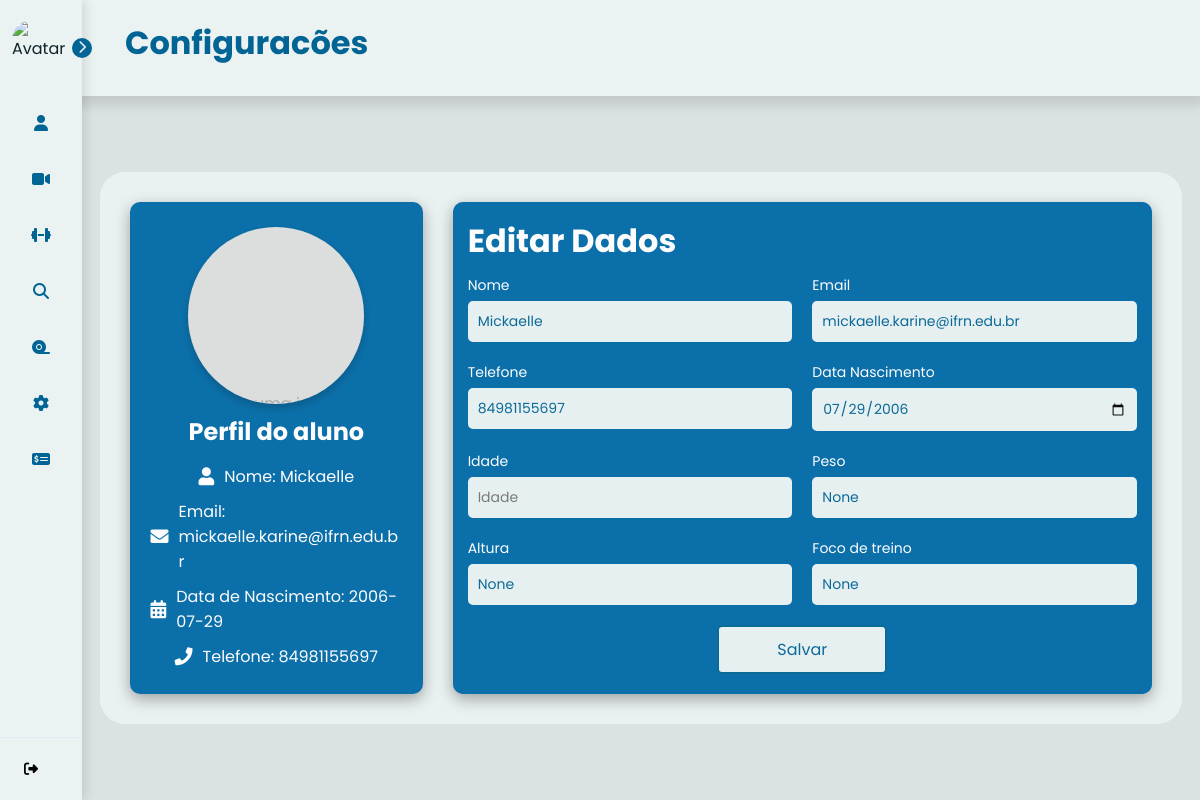
/configuracoes (signed in), run on an earlier commit of the app's database.
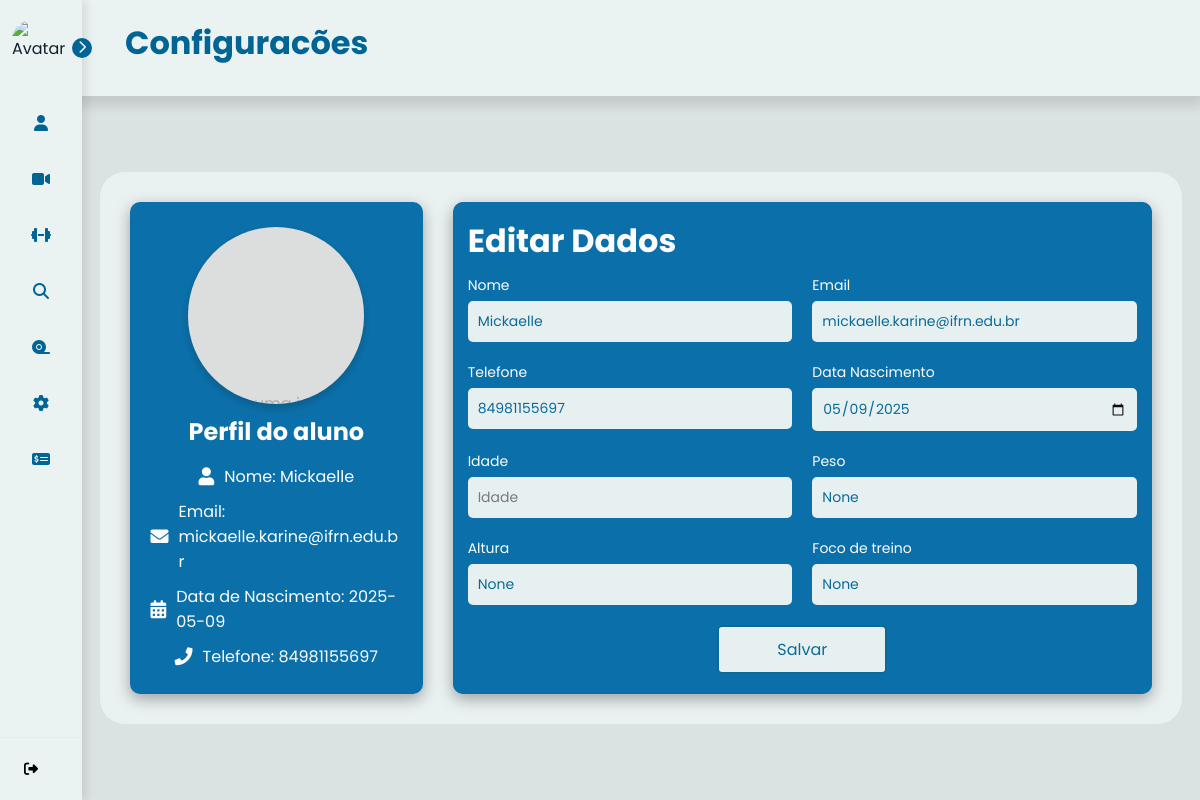
And on a later commit of the database.
### tables this page shows
CREATE TABLE users (
    use_id INTEGER PRIMARY KEY AUTOINCREMENT,
    use_nome TEXT NOT NULL,
    use_senha TEXT NOT NULL,
    use_email TEXT NOT NULL,
    use_telefone TEXT NOT NULL,
    use_data_nascimento DATE NOT NULL,
    use_genero TEXT NOT NULL,
    use_tipo_usuario TEXT NOT NULL,
    use_dias_treino INT,
    use_horario_treino TIME,
    use_dias_trabalho INT ,
    use_horario_trabalho TIME,
    use_idade INT,
    use_peso FLOAT,
    use_altura FLOAT,
    use_foco_treino VARCHAR(90), /*foco do treino que o aluno quer desenvolver*/
    use_tipo_treino VARCHAR(90), /*tipo do treino que o personal gosta de ensinar*/
    use_contador INTEGER DEFAULT 0
);

### controllers/ProfileController.py (the view, shortened to what this page needs)
@profile_bp.route('/configuracoes', methods=['GET', 'POST'])
@login_required
def configuracoes():
    userid = current_user.get_id()
    user = User.get(userid)
    um_user = User.one(userid)
    return render_template('configuracoes.html', user=um_user, user_info=user)

### app.py (called while the page is built)
@login_manager.user_loader
def load_user(user_id):
    return User.get(user_id)

### models/User.py (called while the page is built)
    def get_id(self):
        return self.id

    @classmethod
    def one(cls, id):
        conn = obter_conexao()
        cursor = conn.cursor()
        cursor.execute('SELECT * FROM users WHERE use_id = ?', (id,))
        consultar_user = cursor.fetchone()
        conn.close()
        return consultar_user

### models/__init__.py (called while the page is built)
def obter_conexao():
    conn = sqlite3.connect('database.db')
    conn.row_factory = sqlite3.Row
    return conn

### templates/configuracoes.html (shortened to what this page needs)
{% extends "base.html" %}
{% block titlePage %} Configuracões {% endblock %}
{% block content %}
<div class="profile-page">
    <div class="profile-container1">
        <label class="picture" for="picture__input" tabIndex="0">
            <span class="picture__image">Escolha uma imagem</span>
        </label>
        <h2>Perfil do {{ user_info.tipo_usuario}}</h2>
        <div class="profile-info1">
            <div class="info-item">
                <i class="fas fa-user"></i>
                <p>Nome: {{ user_info.nome }}</p>
            </div>
            <div class="info-item">
                <i class="fas fa-envelope"></i>
                <p>Email: {{ user_info.email }}</p>
            </div>
            <div class="info-item">
                <i class="fas fa-calendar-alt"></i>
                <p>Data de Nascimento: {{ user_info.data_nascimento }} </p>
            </div>
            <div class="info-item">
                <i class="fas fa-phone"></i>
                <p>Telefone: {{ user_info.telefone }}</p>
            </div>
        </div>
    </div>
    <div class="profile-container2">
        <div class="form">
            <h1>Editar Dados</h1>
            <form method="POST" action="/configuracoes">
                <div class="input-group">
                    <div class="input-box">
                        <label for="nome_edit">Nome</label>
                        <input id="nome_edit" type="text" name="nome_edit" placeholder="Insira seu nome" value="{{user.use_nome}}" required>
                    </div>
                    <div class="input-box">
                        <label for="email_edit">Email</label>
                        <input id="email_edit" type="text" name="email_edit" placeholder="Insira seu email" value="{{user.use_email}}" required>
                    </div>
                    <div class="input-box">
                        <label for="telefone_edit">Telefone</label>
                        <input id="telefone_edit" type="text" name="telefone_edit" placeholder="Insira seu Telefone" value="{{user.use_telefone}}" required>
                    </div>
                    <div class="input-box">
                        <label for="data_nascimento_edit">Data Nascimento</label>
                        <input name='data_nascimento_edit' type="date" id="data_nascimento_edit" value="{{user.use_data_nascimento}}" Placeholder="Data de nascimento" required>
                    </div>
                    <div class="input-box">
                        <label for="idade_edit">Idade</label>
                        <input name='idade_edit' type="number" id="idade_edit" value="{{user.use_idade}}" Placeholder="Idade" required>
                    </div>
                    <div class="input-box">
                        <label for="peso_edit">Peso</label>
                        <input name='peso_edit' type="text" id="peso_edit" value="{{user.use_peso}}" Placeholder="Peso" required>
                    </div>
                    <div class="input-box">
                        <label for="altura_edit">Altura</label>
                        <input name='altura_edit' type="text" id="altura_edit" value="{{user.use_altura}}" Placeholder="Altura" required>
                    </div>
                    <div class="input-box">
                        <label for="foco_treino_edit">Foco de treino</label>
                        <input name='foco_treino_edit' type="text" id="foco_treino_edit" value="{{user.use_foco_treino}}" Placeholder="Foco de Treino" required>
                    </div>
                </div>
                <div class="continue-button">
                    <button><a href="#">Salvar</a></button>
                </div>
            </form>
        </div>
    </div>
</div>
{% endblock %}

### templates/base.html (shortened to what this page needs)
<!DOCTYPE html>
<html lang="pt-br">
<head>
    <link rel="stylesheet" href="https://cdnjs.cloudflare.com/ajax/libs/font-awesome/6.5.1/css/all.min.css"
 />
    <link href="https://cdnjs.cloudflare.com/ajax/libs/font-awesome/5.15.4/css/all.min.css" rel="stylesheet">
</head>
<body>
    <nav id="sidebar">
        <div id="sidebar_content">
            <div id="logo_avatar">
                <img src="{{ url_for('static', filename='images/') }}" id="logo_avatar_avatar" alt="Avatar">
            </div>
            <ul id="side_items">
                <li class="side-item {% if request.endpoint == 'profile' %}active{% endif %}">
                    <a href="{{ url_for('profile.profile') }}">
                        <i class="fa-solid fa-user"></i>
                    </a>
                </li>
                <li class="side-item {% if request.endpoint == 'exercise_page' %}active{% endif %}">
                    <a href="{{ url_for('exercise.exercise_page') }}">
                        <i class="fa-solid fa-video"></i>
                    </a>
                </li>
                <li class="side-item {% if request.endpoint == 'treinos' %}active{% endif %}">
                    <a href="{{ url_for('training.treinos') }}">
                        <i class="fa-solid fa-dumbbell"></i>
                    </a>
                </li>
                <li class="side-item">
                    <a href="{{ url_for('profile.seleciona_personal') }}">
                        <i class="fa-sharp fa-solid fa-magnifying-glass"></i>
                    </a>
                </li>
                <li class="side-item {% if request.endpoint == 'medidas' %}active{% endif %}">
                    <a href="{{ url_for('training.medidas') }}">
                        <i class="fa-sharp fa-solid fa-tape"></i>
                    </a>
                </li>
                <li class="side-item {% if request.endpoint == 'configuracoes' %}active{% endif %}">
                    <a href="{{ url_for('profile.configuracoes') }}">
                        <i class="fa-solid fa-gear"></i>
                    </a>
                </li>
                <li class="side-item {% if request.endpoint == 'pagamento' %}active{% endif %}">
                    <a href="{{ url_for('payment.pagamento') }}">
                        <i class="fa-solid fa-money-check-dollar"></i>
                    </a>
                </li>
            <button id="open_btn">
                <i id="open_btn_icon" class="fa-solid fa-chevron-right"></i>
            </button>
        </div>
        <div id="logout">
            <form action="{{url_for('auth.logout')}}" method="POST">
                <button id="logout_btn" type="submit">
                    <i class="fa-solid fa-right-from-bracket"></i>
                </button>
            </form>
        </div>
    </nav>
    <header>
        <h1>{% block titlePage %} {% endblock %}</h1>
    </header>
    <main class="fade-in">
        {% block content %}{% endblock %}
    </main>
</body>
</html>

### templates/configuracoes.html (style rules this page uses)
:root { --techfit-100: #ffff; --techfit-200: #006aa7; --techfit-300: #247ba0; --techfit-400: #006494; --techfit-500: #e8f1f2; }
* { font-family: "Didact Gothic", sans-serif; margin: 0; padding: 0; box-sizing: border-box; }
body { display: flex; align-items: center; justify-content: center; width: 100%; height: 100vh; }
.profile-page { display: flex; width: 100%; height: 100%; }
.profile-container1 { display: flex; flex-direction: column; background-color: #006aa7; color:#fff; align-items: center; justify-content: center; margin: 0 auto; width: 40%; margin-right: 30px; padding: 2%; border-radius: 10px; box-shadow: 0 5px 15px rgba(0, 0, 0, 0.35); gap: 10px; }
.profile-container1 h2 { text-align: center; margin-bottom: 5px; color: #fff; }
.picture { width: 70%; height: 0; padding-top: 70%; background: #ddd; display: flex; align-items: center; justify-content: center; color: #aaa; cursor: pointer; transition: color 300ms ease-in-out, background 300ms ease-in-out; outline: none; overflow: hidden; border-radius: 50%; position: relative; box-shadow: 0 4px 8px rgba(0, 0, 0, 0.2); }
.profile-info1 { display: flex; flex-direction: column; align-items: center; justify-content: center; gap: 10px; width: 100%; }
.profile-info1 .info-item { display: flex; align-items: center; gap: 10px; font-size: 16px; }
.profile-info1 .info-item p { color:#fff; word-wrap: break-word; word-break: break-word; overflow-wrap: break-word; }
.profile-info1 .info-item i { font-size: 18px; }
.profile-container2 { display: flex; flex-direction: column; background-color: #006aa7; width: 100%; max-width: 100%; box-shadow: 0 5px 15px rgba(0, 0, 0, 0.35); border-radius: 10px; padding: 0; gap: 10px; box-sizing: border-box; overflow: hidden; }
h1 { text-align: left; color: #fff; margin-bottom: 10px; }
.form { display: flex; width: 100%; padding: 15px; justify-self: center; background-color: #006aa7; flex-direction: column; border-radius: 10px; }
.input-group { display: flex; flex-wrap: wrap; gap: 20px; }
.input-box { flex: 1 1 calc(50% - 20px); display: flex; flex-direction: column; }
.input-box label { font-size: 14px; color:#fff; margin-bottom: 5px; }
.input-box input, select { padding: 10px; border: none; border-radius: 5px; font-size: 14px; width: 100%; box-sizing: border-box; background-color: var(--techfit-500); color: var(--techfit-400); }
.continue-button { text-align: center; margin-top: 20px; }
.continue-button button { padding: 10px 20px; border: none; border-radius: 5px; font-size: 16px; cursor: pointer; transition: background-color 0.3s ease; width: 170px; margin-bottom: 5px; background-color: var(--techfit-500); color: var(--techfit-400); border: 2px solid; }
.continue-button button a { color: var(--techfit-400); text-decoration: none; }

What changed in the data, as far as the page shows it:
changed users "aluno": data_nascimento "2006-07-29" → "2025-05-09"; data_nascimento_edit "07/29/2006" → "05/09/2025"
